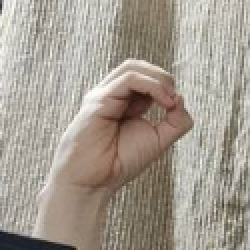
#> input picture model/ejemplo.jpeg, 125 x 125 px (shown 2 times larger)
$ python -i proccess.py   (imports and definitions only)
#> lines starting #> are read from the running program, lines starting #| are printed output that depends on the picture
#> further down, picture is the input picture: shape (125, 125, 3); mean B, G, R 144.4, 155.3, 163.9
# STEP 1: Import the necessary modules.
import cv2
import base64
import numpy as np

def process_image_from_base64(base64_image):
    try:
        # Remove metadata if present
        if "base64," in base64_image:
            base64_image = base64_image.split("base64,")[1]
        # Decode the base64 image
        image_data = base64.b64decode(base64_image)
        # Convert the image data to a numpy array
        image_data = np.frombuffer(image_data, dtype=np.uint8)
        # Load the image from the numpy array
        image = cv2.imdecode(image_data, cv2.IMREAD_UNCHANGED)
        return image
    except Exception as e:
        print(f"Error al obtener los bytes de la imagen: {str(e)}")
        return None

def normalize(image):
    return image / 255.0

def resize(image, width=446, height=446):
    return cv2.resize(image, (width, height))

def subtract_background(image):
    fgbg = cv2.createBackgroundSubtractorMOG2()
    fgmask = fgbg.apply(image)
    return fgmask

def improve_lighting(image_np):
    # Check if the image is already grayscale
    if image_np.ndim == 2 or image_np.shape[2] == 1:
        gray = image_np
    else:
        # Convert the image to grayscale
        gray = cv2.cvtColor(image_np, cv2.COLOR_BGR2GRAY)
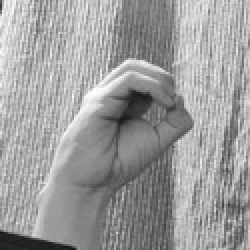
#> gray: shape (125, 125) (shown 2 times larger); min 22, max 253, mean 156.6
    # Apply histogram equalization
    equalized = cv2.equalizeHist(gray)
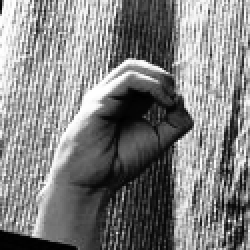
#> equalized: shape (125, 125) (shown 2 times larger); min 0, max 255, mean 128.4
    # Convert back to BGR
    improved = cv2.cvtColor(equalized, cv2.COLOR_GRAY2BGR)
    return improved

def segment_hand(image):
    # Convert the image to HSV color space
    hsv = cv2.cvtColor(image, cv2.COLOR_BGR2HSV)
    # Define range for skin color in HSV
    lower_skin = np.array([0, 20, 70], dtype=np.uint8)
    upper_skin = np.array([20, 255, 255], dtype=np.uint8)
    # Threshold the HSV image to get only skin colors
    mask = cv2.inRange(hsv, lower_skin, upper_skin)
    # Bitwise-AND mask and original image
    res = cv2.bitwise_and(image, image, mask=mask)
    return res

def flip_horizontal(image):
    return cv2.flip(image, 1)

>>> import cv2
>>> picture = cv2.imread('../../model/ejemplo.jpeg')
>>> result = improve_lighting(picture)

$ run again, on model/temp.jpeg
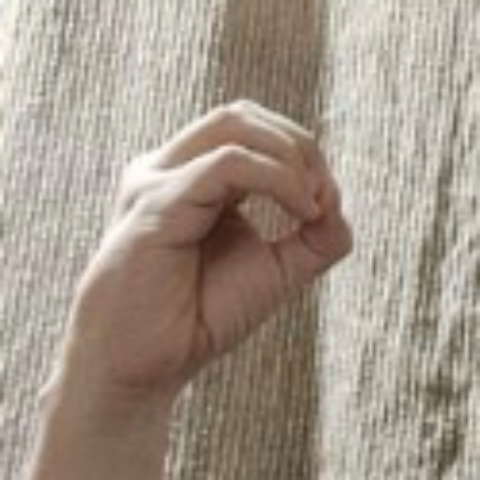
#> input picture model/temp.jpeg, 480 x 480 px
#> picture is the input picture: shape (480, 480, 3); mean B, G, R 139.1, 152.2, 164.3
#> in improve_lighting, `gray = cv2.cvtColor(image_np, cv2.COLOR_BGR2GRAY)`:
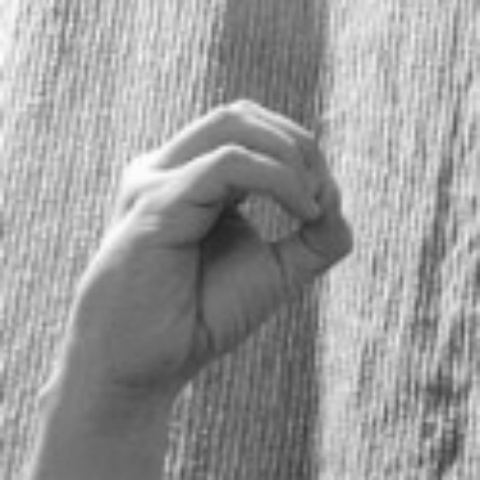
#> gray: shape (480, 480); min 36, max 254, mean 154.3
#> in improve_lighting, `equalized = cv2.equalizeHist(gray)`:
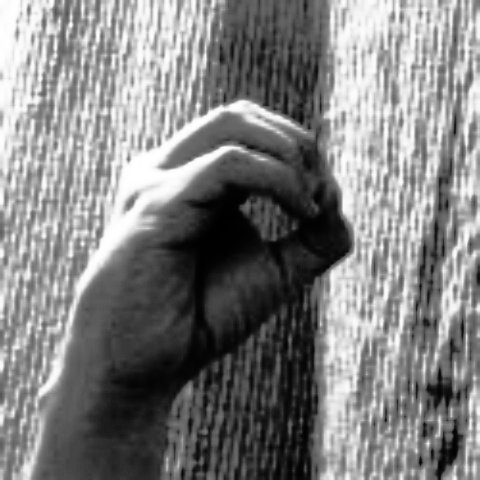
#> equalized: shape (480, 480); min 0, max 255, mean 128.5
